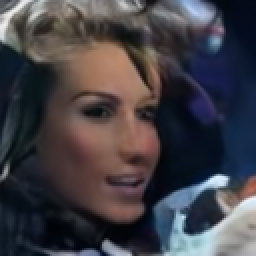
#> input picture ai-thesis/models/Lucy/samples/one_face.png, 128 x 128 px (shown 2 times larger)
$ python -i style_kid.py   (imports and definitions only)
#> lines starting #> are read from the running program, lines starting #| are printed output that depends on the picture
#> further down, picture is the input picture: PIL image 128x128 RGB; mean R, G, B 66.7, 64, 69.8
"""童核风格滤镜（只改颜色，不改脸的内容）。
stylize(im, preset)  对 脸 / AI 叠图 用；stylize_bw(im, preset) 对 黑白注意力图用。
preset: 'off' 不处理 | 'candy' 糖果粉彩 | 'crayon' 蜡笔纸感 | 'dream' 奶油梦幻
"""
import numpy as np
from PIL import Image, ImageEnhance, ImageFilter


def _arr(im):
    return np.asarray(im.convert("RGB"), dtype=np.float32) / 255.0


def _img(a):
    return Image.fromarray((np.clip(a, 0, 1) * 255).astype(np.uint8), "RGB")


def _lerp(a, b, t):
#> called with b = array of shape (3,), t = 0.18
    return a * (1 - t) + b * t
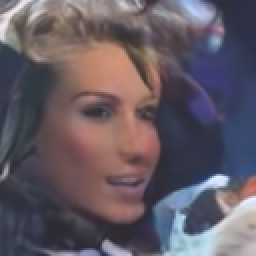
#> returned value: shape (128, 128, 3) float64 (shown 2 times larger); mean of channels 0, 1, 2 0.394, 0.358, 0.393; drawn as R, G, B


def stylize(im, preset="candy"):
    if preset in (None, "", "off"):
        return im
    if preset == "candy":
        im = ImageEnhance.Color(im.convert("RGB")).enhance(1.35)
        a = _arr(im)
        a = _lerp(a, np.array([1.0, 0.86, 0.92]), 0.18)               # 整体罩一层粉
        a = a * 0.80 + np.array([0.20, 0.17, 0.26])                    # 黑色抬成淡紫，亮度更高，没有"死黑"
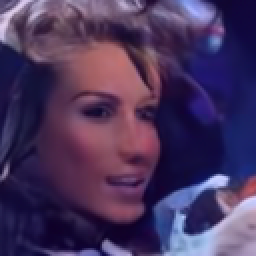
#> a: shape (128, 128, 3) float64 (shown 2 times larger); mean R, G, B 0.515, 0.456, 0.575; drawn with min black and max white
        return _img(a)
#> in _img, `return Image.fromarray((np.clip(a, 0, 1) * 255).astype(np.uint8), "RGB")`:
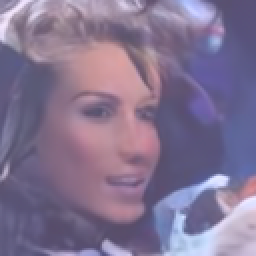
#> returned value: PIL image 128x128 RGB (shown 2 times larger); mean R, G, B 130.9, 115.8, 146
    if preset == "crayon":
        im = im.convert("RGB").filter(ImageFilter.ModeFilter(3)) if False else im.convert("RGB")
        a = _arr(ImageEnhance.Color(im).enhance(1.2))
        a = np.floor(a * 5.0) / 5.0 + 0.08                             # 色阶变少，像蜡笔色块
        rng = np.random.RandomState(7)
        grain = rng.rand(*a.shape[:2]).astype(np.float32)[..., None]
        a = a * (0.92 + 0.12 * grain)                                  # 纸的颗粒
        a = _lerp(a, np.array([1.0, 0.96, 0.84]), 0.25)                # 暖黄纸色
        return _img(a)
    if preset == "dream":
        a = _arr(ImageEnhance.Color(im.convert("RGB")).enhance(0.9))
        a = _lerp(a, np.array([1.0, 0.95, 0.88]), 0.30)                # 奶油色
        a = a * 0.70 + np.array([0.26, 0.24, 0.30])
        a = a ** 0.9
        return _img(a)
    return im


_BW = {                                                                   # 黑 -> 色A，白 -> 色B（线性渐变）
    "candy": ((0.30, 0.25, 0.55), (1.00, 0.86, 0.90)),                   # 深蓝紫 -> 粉白
    "crayon": ((0.18, 0.20, 0.45), (1.00, 0.95, 0.70)),                  # 墨蓝 -> 黄纸
    "dream": ((0.35, 0.30, 0.50), (1.00, 0.96, 0.90)),                   # 暗淡紫 -> 奶油
}


def stylize_bw(im, preset="candy"):
    if preset in (None, "", "off") or preset not in _BW:
        return im
    lo, hi = (np.array(c, dtype=np.float32) for c in _BW[preset])
    g = np.asarray(im.convert("L"), dtype=np.float32)[..., None] / 255.0
    a = lo * (1 - g) + hi * g
    if preset == "crayon":
        rng = np.random.RandomState(7)
        a = a * (0.93 + 0.10 * rng.rand(*g.shape[:2], 1).astype(np.float32))
    return _img(a)

>>> from PIL import Image
>>> picture = Image.open('../models/Lucy/samples/one_face.png')
>>> result = stylize(picture)
